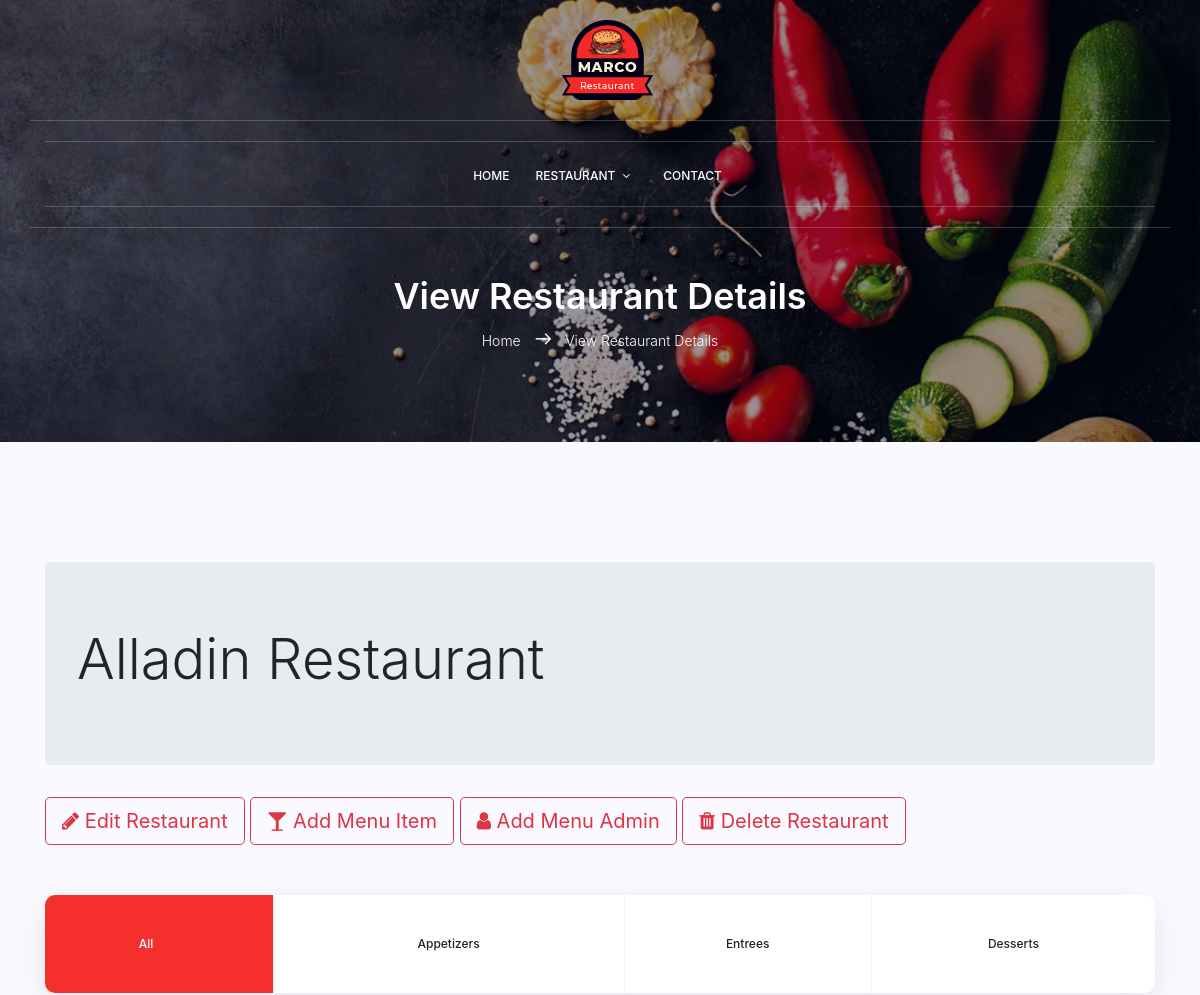
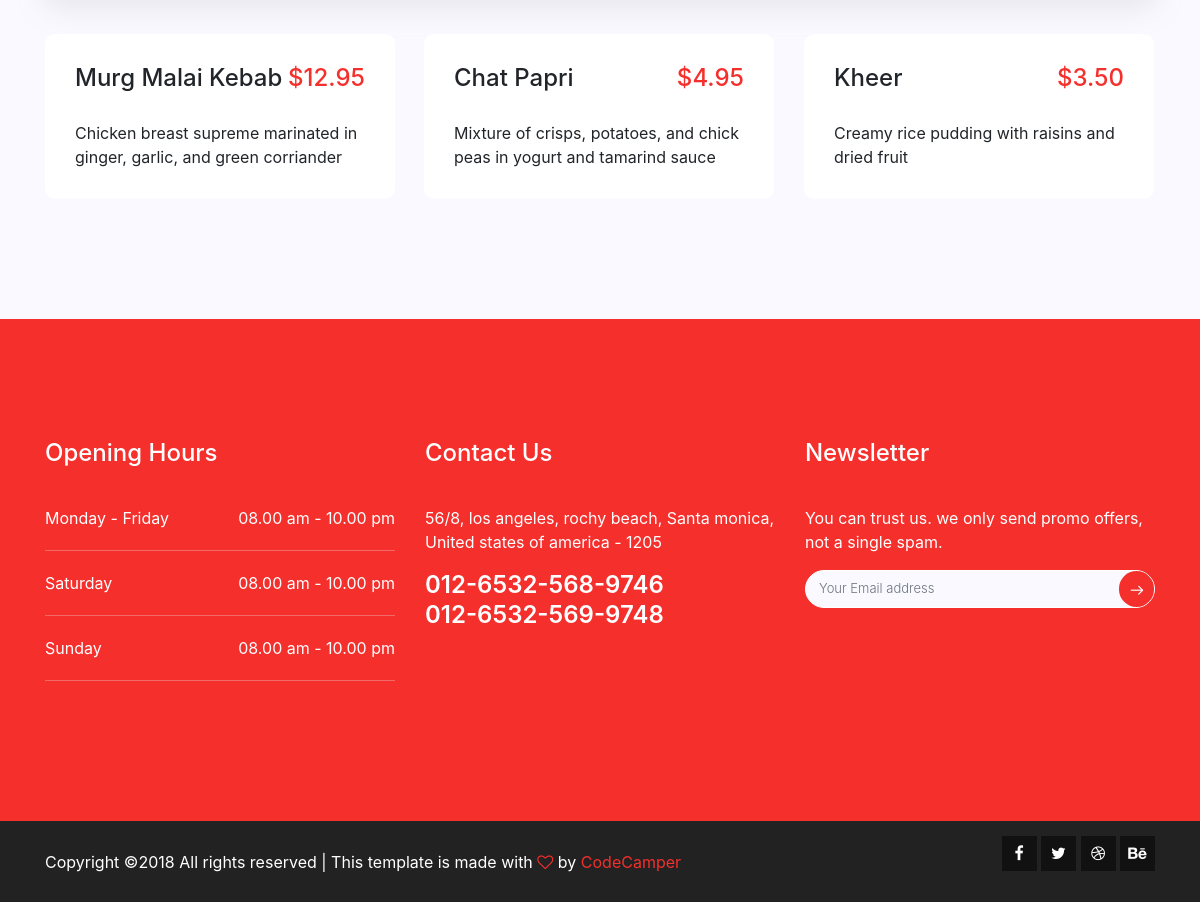
The page /restaurants/1 on the database its author committed (2 pictures, top to bottom).
### models.py (models this page shows, shortened)
class Restaurant(Base):
    __tablename__ = 'restaurant'
    id = Column(Integer, primary_key = True)
    name = Column(String(80), nullable = False)
    location = Column(String(250), nullable = False)
    description = Column(String(250))

class Menu(Base):
    __tablename__ = 'menu'
    id = Column(Integer, primary_key = True)
    name = Column(String(80), nullable = False)
    course = Column(String(250))
    category = Column(String(80), nullable = False)
    description = Column(String(250))
    price = Column(String(8))
    restaurant_id = Column(Integer, ForeignKey('restaurant.id'))
    restaurant = relationship(Restaurant)

### project.py (the view)
@app.route('/restaurants/<int:restaurant_id>')
def viewRestaurantDetails(restaurant_id):
    session = DBSession()
    restaurant = session.query(Restaurant).filter_by(id=restaurant_id).one()
    menuItems = session.query(Menu).filter_by(restaurant_id = restaurant.id).all()
    session.close()
    return render_template('restaurant/viewrestaurantdetails.html', restaurant=restaurant, menus = menuItems)

### templates/restaurant/viewrestaurantdetails.html (shortened to what this page needs)
{% extends "base_others.html" %}
{% block banner %}
	<section class="about-banner relative">
			<div class="overlay overlay-bg"></div>
			<div class="container">
				<div class="row d-flex align-items-center justify-content-center">
					<div class="about-content col-lg-12">
						<h1 class="text-white">
								View Restaurant Details
						</h1>
						<p class="text-white link-nav"><a href="{{url_for('index')}}">Home </a>  <span class="lnr lnr-arrow-right"></span>  <a href="#"> View Restaurant Details</a></p>
					</div>
				</div>
			</div>
	</section>
{% endblock %}
{% block content %}
<section class="menu-area section-gap" id="menu">
		<div class="container">
			<div class="jumbotron">
				<h1 class="display-4">{{restaurant.name}}</h1>
			</div>
			  <p class="lead">
				<a class="btn btn-outline-danger btn-lg" href="{{url_for('editRestaurant', restaurant_id=restaurant.id)}}" role="button"><i class="fa fa-pencil"></i> Edit Restaurant</a>
				<a class="btn btn-outline-danger btn-lg" href="{{url_for('createMenuItem', restaurant_id=restaurant.id)}}" role="button"><i class="fa fa-glass"></i> Add Menu Item</a>
				<a class="btn btn-outline-danger btn-lg" href="#" role="button"><i class="fa fa-user"></i> Add Menu Admin</a>
				<a class="btn btn-outline-danger btn-lg" href="{{url_for('deleteRestaurant', restaurant_id=restaurant.id)}}" role="button"><i class="fa fa-trash"></i> Delete Restaurant</a>
			  </p>
			<div class="filters-content">
					<ul class="filter-wrap filters col-lg-12 no-padding">
							<li class="active" data-filter="*">All &nbsp;&nbsp;&nbsp;&nbsp;&nbsp;&nbsp;&nbsp;     </li>
							<li data-filter=".appetizer">Appetizers</li>
							<li data-filter=".entree">Entrees</li>
							<li data-filter=".dessert">Desserts</li>
						</ul>
				<div class="row grid">
					{% for i in menus %}
						{% if i.category == 'Appetizer' %}
							<div class="col-md-4 all appetizer">
								<div class="single-menu">
									<div class="title-wrap d-flex justify-content-between">
										<h4>{{ i.name }}</h4>
										<h4 class="price">${{ i.price }}</h4>
									</div>
									<p>
										{{ i.description }}
									</p>
								</div>
							</div>
						{% elif i.category == 'Entree' %}
							<div class="col-md-4 all entree">
								<div class="single-menu">
									<div class="title-wrap d-flex justify-content-between">
										<h4>{{ i.name }}</h4>
										<h4 class="price">${{ i.price }}</h4>
									</div>
									<p>
										{{ i.description }}
									</p>
								</div>
							</div>
						{% elif i.category == 'Dessert' %}
							<div class="col-md-4 all dessert">
									<div class="single-menu">
										<div class="title-wrap d-flex justify-content-between">
											<h4>{{ i.name }}</h4>
											<h4 class="price">${{ i.price }}</h4>
										</div>
										<p>
											{{ i.description }}
										</p>
									</div>
								</div>
						{% endif %}
					{% endfor %}
			</div>
		</div>
	</section>
{% endblock %}

### static/css/main.css (style rules this page uses)
body { color:#777;font-family:"Poppins",sans-serif;font-size:14px;font-weight:300;line-height:1.625em;position:relative }
ol,ul { margin:0;padding:0;list-style:none }
a { -webkit-transition:all 0.3s ease 0s;-moz-transition:all 0.3s ease 0s;-o-transition:all 0.3s ease 0s;transition:all 0.3s ease 0s }
a,a:focus,a:hover { text-decoration:none;outline:0 }
.btn i,.btn-large i,.btn-floating i,.btn-large i,.btn-flat i { font-size:1em;line-height:inherit }
h1,h2,h3,h4,h5,h6 { font-family:"Poppins",sans-serif;color:#222;line-height:1.2em !important;margin-bottom:0;margin-top:0;font-weight:600 }
h1,.h1 { font-size:36px }
h4,.h4 { font-size:18px }
.text-white { color:#fff }
.relative { position:relative }
.overlay { position:absolute;left:0;right:0;top:0;bottom:0 }
.no-padding { padding:0 }
h1 { font-size:36px }
h4 { font-size:18px }
h1,h2,h3,h4,h5,h6 { line-height:1.5em }
.section-gap { padding:120px 0 }
.menu-area { background:#f9f9ff }
.filter-wrap { background:#fff;border-radius:10px;box-shadow:0px 10px 30px 0px rgba(153,153,153,0.2) }
.menu-area .filters { text-align:center }
.menu-area .filters { padding:0;overflow:hidden }
.filter-wrap { display:table }
.filter-wrap li { display:table-cell;border-right:1px solid #edf6ff }
.filter-wrap li:last-child { border:none }
.menu-area .filters li { padding:40px 0px;max-width:184px;cursor:pointer;position:relative;color:#222;font-size:12px;font-weight:500 }
.menu-area .filters li:last-child { border-right:none }
.menu-area .filters li.active { color:#fff;background:#f42f2c }
.menu-area .filters-content { margin-top:50px }
.single-menu { background:#fff;border-radius:10px;padding:30px;margin-top:20px }
.single-menu .title-wrap { margin-bottom:20px }
.single-menu p { margin-bottom:0px;max-width:392px }
.single-menu .price { color:#f42f2c }
.link-nav { margin-top:10px;margin-bottom:0px }
.about-banner { background:url(../img/top-banner.jpg) no-repeat bottom right/cover;background-size:cover }
.about-banner .overlay-bg { background:rgba(4,9,30,0.4) }
.about-content { margin-top:185px;padding:90px 0px;text-align:center }
.about-content h1 { font-size:36px;font-weight:600 }
.about-content a { color:#fff;font-weight:300;font-size:14px }
.about-content .lnr { margin:0px 10px;font-weight:600 }

### rows shown on the page
Restaurant: name "Alladin Restaurant"
Menu: name "Murg Malai Kebab", price "12.95", description "Chicken breast supreme marinated in ginger, garlic, and green corriander"
Menu: name "Chat Papri", price "4.95", description "Mixture of crisps, potatoes, and chick peas in yogurt and tamarind sauce"
Menu: name "Kheer", price "3.50", description "Creamy rice pudding with raisins and dried fruit"
